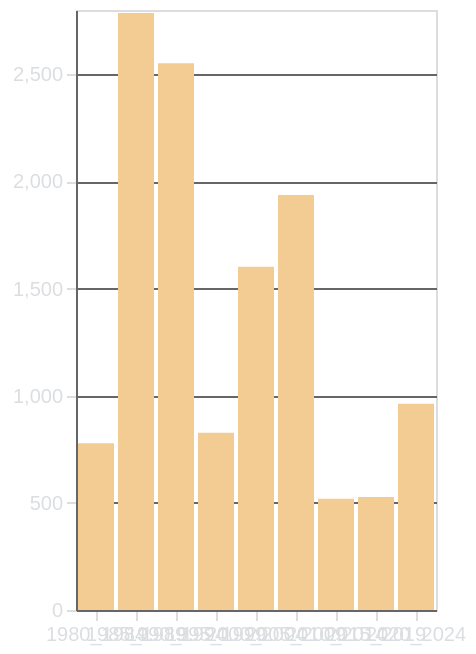

Describe this chart as a Vega-Lite specification.
### Vega-Lite specification from a JSON file in a GitHub repository (floating-point values rounded to 4 significant figures)
{"$schema": "https://vega.github.io/schema/vega-lite/v5.17.0.json", "config": {"axis": {"domainColor": "#666666", "gridColor": "#666666", "labelColor": "#DBDEE1", "tickColor": "#DBDEE1", "titleColor": "#DBDEE1"}, "background": "transparent", "legend": {"labelColor": "#DBDEE1", "titleColor": "#DBDEE1"}, "title": {"color": "#DBDEE1", "fontSize": 16}}, "data": {"name": "data-db59d7e25659fe9d182e03b8d659760f"}, "datasets": {"data-db59d7e25659fe9d182e03b8d659760f": [{"Class": "1980_1984", "Word Count": 778}, {"Class": "1985_1989", "Word Count": 2786}, {"Class": "1990_1994", "Word Count": 2551}, {"Class": "1995_1999", "Word Count": 827}, {"Class": "2000_2004", "Word Count": 1602}, {"Class": "2005_2009", "Word Count": 1937}, {"Class": "2010_2014", "Word Count": 519}, {"Class": "2015_2019", "Word Count": 527}, {"Class": "2020_2024", "Word Count": 963}]}, "encoding": {"color": {"value": "#F3CC94"}, "x": {"axis": {"labelAngle": 0}, "field": "Class", "title": null, "type": "nominal"}, "y": {"field": "Word Count", "title": null, "type": "quantitative"}}, "height": 300, "mark": {"type": "bar"}, "width": "container"}
